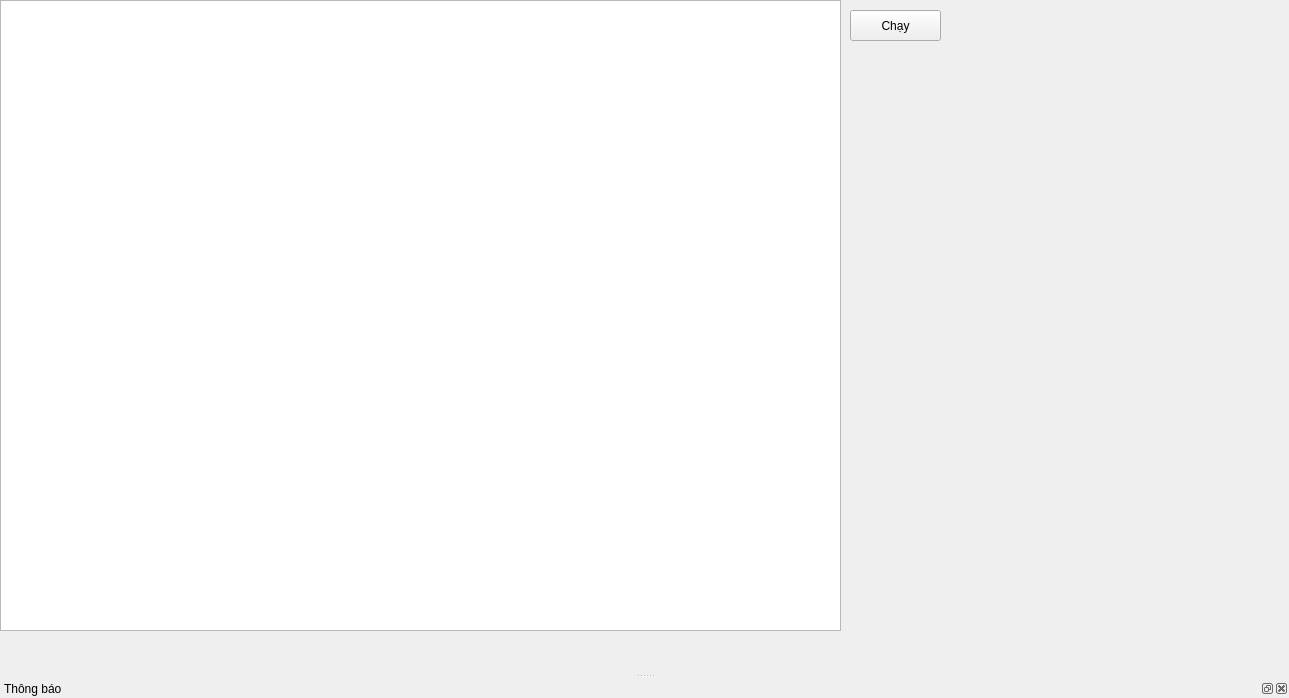
<?xml version="1.0" encoding="UTF-8"?>
<ui version="4.0">
 <class>FrmProgram</class>
 <widget class="QMainWindow" name="FrmProgram">
  <property name="geometry">
   <rect>
    <x>0</x>
    <y>0</y>
    <width>1289</width>
    <height>698</height>
   </rect>
  </property>
  <property name="windowTitle">
   <string>MainWindow</string>
  </property>
  <widget class="QWidget" name="centralwidget">
   <widget class="QTextEdit" name="textEdit_program">
    <property name="geometry">
     <rect>
      <x>0</x>
      <y>0</y>
      <width>841</width>
      <height>631</height>
     </rect>
    </property>
   </widget>
   <widget class="QPushButton" name="pushButton_run">
    <property name="geometry">
     <rect>
      <x>850</x>
      <y>10</y>
      <width>91</width>
      <height>31</height>
     </rect>
    </property>
    <property name="text">
     <string>Chạy</string>
    </property>
   </widget>
  </widget>
  <widget class="QMenuBar" name="menubar">
   <property name="geometry">
    <rect>
     <x>0</x>
     <y>0</y>
     <width>1289</width>
     <height>22</height>
    </rect>
   </property>
  </widget>
  <widget class="QDockWidget" name="dockWidget">
   <property name="layoutDirection">
    <enum>Qt::LeftToRight</enum>
   </property>
   <property name="floating">
    <bool>false</bool>
   </property>
   <property name="allowedAreas">
    <set>Qt::AllDockWidgetAreas</set>
   </property>
   <property name="windowTitle">
    <string>Thông báo</string>
   </property>
   <attribute name="dockWidgetArea">
    <number>8</number>
   </attribute>
   <widget class="QWidget" name="dockWidgetContents"/>
  </widget>
 </widget>
 <resources/>
 <connections/>
</ui>
